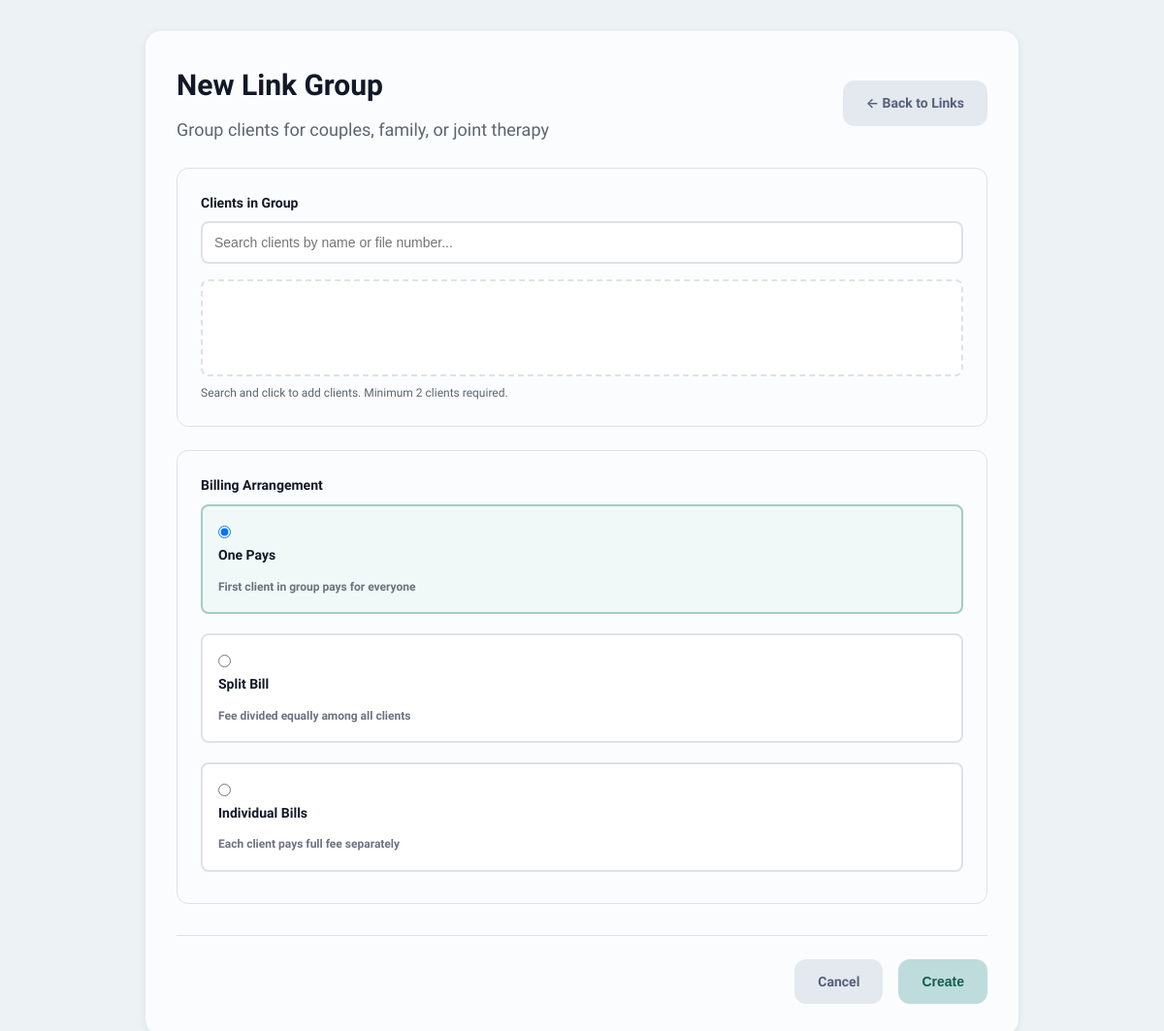
The app's page /links/5/edit, older data.
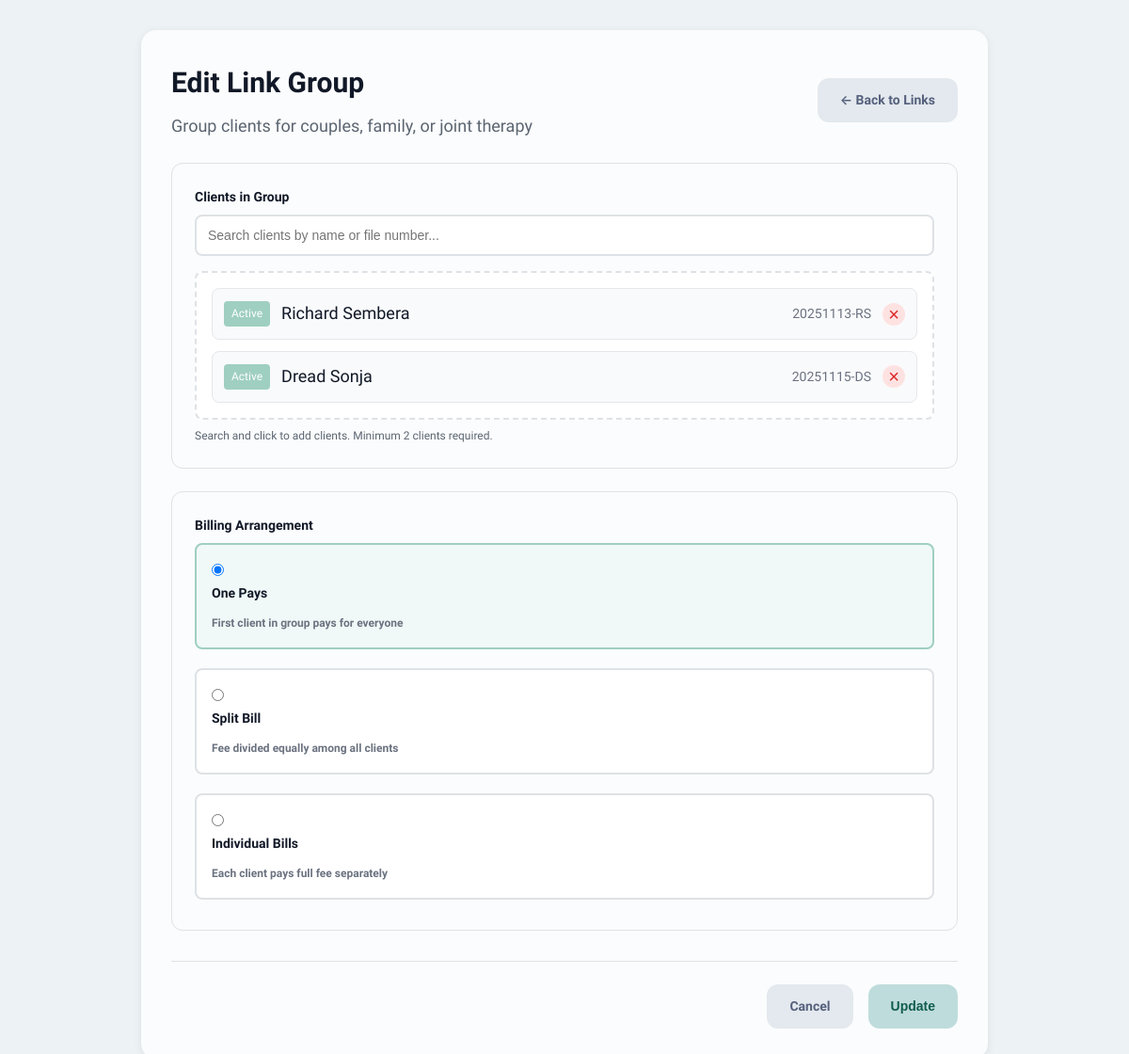
The same page, newer data.
### tables this page shows
CREATE TABLE clients (
                id INTEGER PRIMARY KEY AUTOINCREMENT,
                file_number TEXT UNIQUE NOT NULL,
                first_name TEXT NOT NULL,
                middle_name TEXT,
                last_name TEXT NOT NULL,
                type_id INTEGER NOT NULL,
                session_offset INTEGER DEFAULT 0,
                created_at INTEGER NOT NULL,
                modified_at INTEGER NOT NULL,
                is_deleted INTEGER DEFAULT 0,
                FOREIGN KEY (type_id) REFERENCES client_types(id)
            );

CREATE TABLE client_types (
                id INTEGER PRIMARY KEY AUTOINCREMENT,
                name TEXT UNIQUE NOT NULL,
                color TEXT NOT NULL,
                file_number_style TEXT NOT NULL,
                file_number_prefix TEXT,
                file_number_suffix TEXT,
                file_number_counter INTEGER DEFAULT 0,
                session_fee REAL,
                session_duration INTEGER,
                retention_period INTEGER,
                is_system INTEGER DEFAULT 0,
                service_description TEXT,
                is_system_locked INTEGER DEFAULT 0,
                base_price REAL,
                tax_rate REAL,
                created_at INTEGER NOT NULL,
                modified_at INTEGER NOT NULL
            , color_name TEXT, bubble_color TEXT);

CREATE TABLE link_groups (
                id INTEGER PRIMARY KEY AUTOINCREMENT,
                billing_type TEXT NOT NULL,
                principal_payer_id INTEGER,
                created_at INTEGER NOT NULL,
                FOREIGN KEY (principal_payer_id) REFERENCES clients(id)
            );

### web/app.py (the view, shortened to what this page needs)
@app.route('/links/<int:group_id>/edit', methods=['GET', 'POST'])
def edit_link_group(group_id):
    group = db.get_link_group(group_id)
    all_clients = db.get_all_clients()
    for client in all_clients:
        client['type'] = db.get_client_type(client['type_id'])
    if group and 'members' in group:
        for member in group['members']:
            member['type'] = db.get_client_type(member['type_id'])
    return render_template('add_edit_link_group.html',
                         all_clients=all_clients,
                         group=group)

### core/database.py (called while the page is built)
    def connect(self):
        return sqlite3.connect(str(self.db_path))

    def get_client_type(self, type_id: int) -> Optional[Dict[str, Any]]:
        conn = self.connect()
        conn.row_factory = sqlite3.Row
        cursor = conn.cursor()
        cursor.execute("SELECT * FROM client_types WHERE id = ?", (type_id,))
        row = cursor.fetchone()
        conn.close()
        return dict(row) if row else None

    def get_all_clients(self, type_id: Optional[int] = None) -> List[Dict[str, Any]]:
        conn = self.connect()
        conn.row_factory = sqlite3.Row
        cursor = conn.cursor()
        if type_id:
            cursor.execute(
                "SELECT * FROM clients WHERE type_id = ? AND is_deleted = 0 ORDER BY last_name, first_name",
                (type_id,)
            )
        else:
            cursor.execute("SELECT * FROM clients WHERE is_deleted = 0 ORDER BY last_name, first_name")
        rows = cursor.fetchall()
        conn.close()
        return [dict(row) for row in rows]

### web/templates/add_edit_link_group.html (shortened to what this page needs)
{% extends "base.html" %}
{% block extra_css %}
<link rel="stylesheet" href="{{ url_for('static', filename='css/add_edit_link_group.css') }}">
{% endblock %}
{% block content %}
<div class="card">
    <div class="header-row">
        <div>
            <h2>{% if group %}Edit{% else %}New{% endif %} Link Group</h2>
            <p style="color: #5B6571; margin-top: 0.5rem;">Group clients for couples, family, or joint therapy</p>
        </div>
        <a href="{{ url_for('manage_links') }}" class="btn-secondary-inline">← Back to Links</a>
    </div>
    <form method="POST" id="link-group-form">
        <div class="form-section">
            <label>Clients in Group</label>
            <div class="search-container">
                <input type="text" id="client-search" placeholder="Search clients by name or file number...">
            </div>
            <div id="selected-clients" class="selected-clients">
                {% if group %}
                    {% for member in group.members %}
                    <div class="selected-client" data-client-id="{{ member.id }}">
                        <span class="client-badge" style="background-color: {{ member.type.color }}">
                            {{ member.type.name }}
                        </span>
                        <span class="client-name">{{ member.first_name }} {{ member.last_name }}</span>
                        <span class="client-file">{{ member.file_number }}</span>
                        <button type="button" class="remove-client" onclick="removeClient({{ member.id }})">×</button>
                    </div>
                    {% endfor %}
                {% endif %}
            </div>
            <small style="color: #5B6571;">Search and click to add clients. Minimum 2 clients required.</small>
        </div>
        <div class="form-section">
            <label>Billing Arrangement</label>
            <div class="billing-options">
                <label class="billing-option">
                    <input type="radio" name="billing_arrangement" value="principal"
                        {% if not group or group.billing_type == 'principal' %}checked{% endif %}>
                    <div class="option-content">
                        <strong>One Pays</strong>
                        <small>First client in group pays for everyone</small>
                    </div>
                </label>
                <label class="billing-option">
                    <input type="radio" name="billing_arrangement" value="split"
                        {% if group and group.billing_type == 'split' %}checked{% endif %}>
                    <div class="option-content">
                        <strong>Split Bill</strong>
                        <small>Fee divided equally among all clients</small>
                    </div>
                </label>
                <label class="billing-option">
                    <input type="radio" name="billing_arrangement" value="individual"
                        {% if group and group.billing_type == 'individual' %}checked{% endif %}>
                    <div class="option-content">
                        <strong>Individual Bills</strong>
                        <small>Each client pays full fee separately</small>
                    </div>
                </label>
            </div>
        </div>
        <div class="form-actions">
            <a href="{{ url_for('manage_links') }}" class="btn-secondary">Cancel</a>
            <button type="submit" class="btn-primary">{% if group %}Update{% else %}Create{% endif %}</button>
        </div>
    </form>
</div>
{% endblock %}

Row changes from the older to the newer data that the page shows:
now on this page (row unchanged): clients: type.name "Active", first_name "Richard", last_name "Sembera", file_number "20251113-RS"
now on this page (row unchanged): clients: type.name "Active", first_name "Dread", last_name "Sonja", file_number "20251115-DS"
added link_groups: billing_type "☑ One Pays First client in group", billing_type "☐ Split Bill Fee divided equally", billing_type "☐ Individual Bills Each client p"
Text that changed along with them:
form field billing_arrangement: "☑ One Pays First client in group" → (not shown)
form field billing_arrangement: "☐ Split Bill Fee divided equally" → (not shown)
form field billing_arrangement: "☐ Individual Bills Each client p" → (not shown)
text no longer shown: "New Create"
text now shown: "Edit Update"
